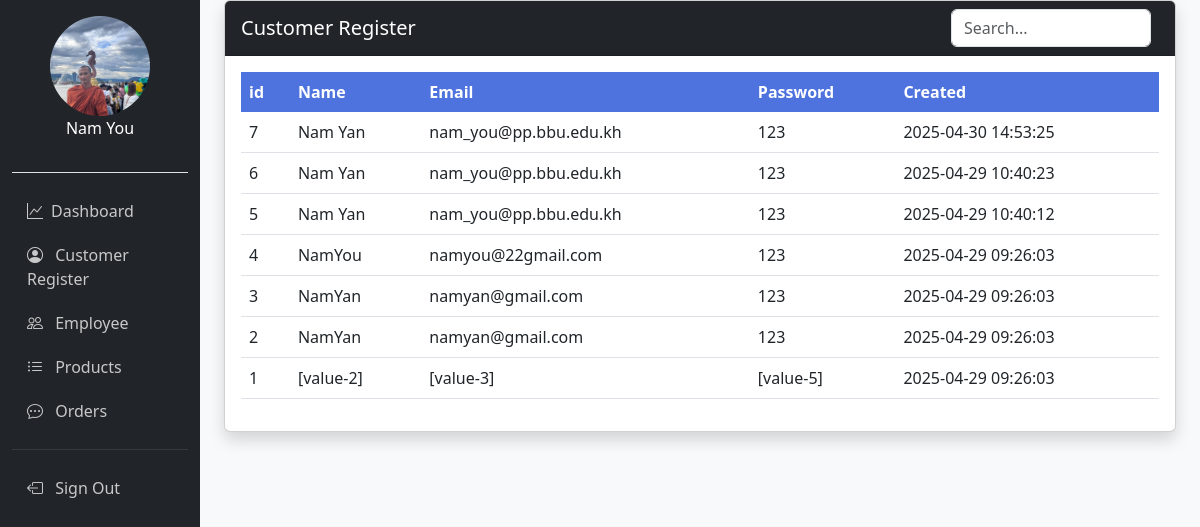
Screenshot of /views/admin/customer_register.php (signed in) with the database file from the repository.
### tables this page shows
CREATE TABLE IF NOT EXISTS `customer_register` (
  `csr_id` int UNSIGNED NOT NULL AUTO_INCREMENT,
  `csr_name` varchar(30) NOT NULL,
  `csr_gmail` varchar(50) NOT NULL,
  `csr_phone` int NOT NULL,
  `csr_password` varchar(100) NOT NULL,
  `register_date` timestamp NOT NULL DEFAULT CURRENT_TIMESTAMP,
  PRIMARY KEY (`csr_id`)
);

### config/database.php (called while the page is built, shortened)
<?php
class database
{
    public function __construct()
    {
        $this->connection = mysqli_connect("localhost", "root", "", "mangement_food");
    }
}
?>

### models/customer_register.php (called while the page is built, shortened)
<?php
require_once __DIR__ . "/../config/database.php";
class Customer_register extends database
{
    public function SelectCustomer()
    {
        $select = "SELECT * FROM `customer_register` ORDER BY csr_id DESC";
        $result = mysqli_query($this->connection, $select);
        $customers = [];
        while ($row = mysqli_fetch_assoc($result)) {
            $customers[] = $row;
        }
        return $customers;
    }
}
?>

### controller/customerController.php (called while the page is built, shortened)
<?php
require_once __DIR__ . "/../models/customer_register.php";
class CustomerController extends Customer_register
{
    public function customer_select()
    {
        return $this->SelectCustomer();
    }
}
?>

### views/admin/customer_register.php (the view, shortened to what this page needs)
<?php
require_once __DIR__ . "/../../controller/customerController.php";
include "../pages/header.php";
?>
<div class="container-fluid">
    <div class="row">
        <?php include '../pages/navbar.php'; ?>
        <div class="col-md-9 ms-sm-auto col-lg-10 px-md-4">
            <div class="card shadow">
                <div class="card-header bg-dark text-white d-flex justify-content-between align-items-center">
                    <h5 class="mb-0">Customer Register </h5>
                    <div>
                        <input type="text" class="form-control d-inline-block me-2" placeholder="Search..."
                            style="width: 200px;">
                    </div>
                </div>
                <div class="card-body">
                    <div class="table-responsive">
                        <table class="table table-hover">
                            <thead class="bg-primary text-white">
                                <tr>
                                    <th>id</th>
                                    <th>Name</th>
                                    <th>Email</th>
                                    <th>Password</th>
                                    <th>Created </th>
                                </tr>
                            </thead>
                            <tbody>
                                <?php
                                $customerRegisters = new CustomerController();
                                $customer_register = $customerRegisters->customer_select();
                                foreach ($customer_register as $customer) {
                                    ?>
                                    <tr>
                                        <td><?php echo $customer['csr_id'] ?></td>
                                        <td><?php echo $customer['csr_name'] ?></td>
                                        <td><?php echo $customer['csr_gmail'] ?></td>
                                        <td><?php echo $customer['csr_password'] ?></td>
                                        <td><?php echo $customer['register_date'] ?></td>
                                    </tr>
                                    <?php
                                }
                                ?>
                            </tbody>
                        </table>
                    </div>
                </div>
            </div>
        </div>
    </div>
</div>
<?php
include "../pages/footer.php";
?>

### assets/css/style.css (style rules this page uses)
body { background-color: #f8f9fa; }
.table thead th { background-color: #4e73df; color: white; border-bottom: none; }

### rows the page displays
customer_register: csr_id "7", csr_name "Nam Yan", csr_gmail "nam_you@pp.bbu.edu.kh", csr_password "123", register_date "2025-04-30 14:53:25"
customer_register: csr_id "6", csr_name "Nam Yan", csr_gmail "nam_you@pp.bbu.edu.kh", csr_password "123", register_date "2025-04-29 10:40:23"
customer_register: csr_id "5", csr_name "Nam Yan", csr_gmail "nam_you@pp.bbu.edu.kh", csr_password "123", register_date "2025-04-29 10:40:12"
customer_register: csr_id "4", csr_name "NamYou", csr_gmail "namyou@22gmail.com", csr_password "123", register_date "2025-04-29 09:26:03"
customer_register: csr_id "3", csr_name "NamYan", csr_gmail "namyan@gmail.com", csr_password "123", register_date "2025-04-29 09:26:03"
customer_register: csr_id "2", csr_name "NamYan", csr_gmail "namyan@gmail.com", csr_password "123", register_date "2025-04-29 09:26:03"
customer_register: csr_id "1", csr_name "[value-2]", csr_gmail "[value-3]", csr_password "[value-5]", register_date "2025-04-29 09:26:03"

### other values shown
$_SESSION['firstname'] "Nam"
$_SESSION['lasttname'] "You"
